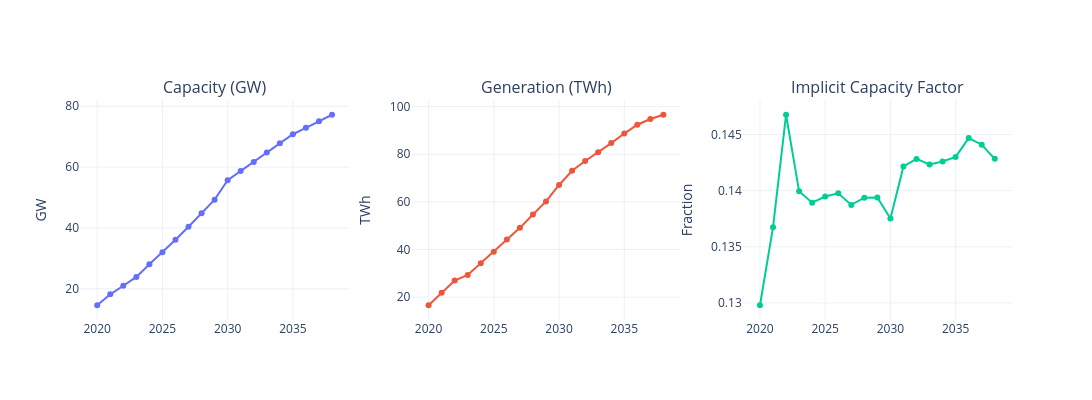

The notebook cell this image was saved under:
### Code cell
# Align years in case the dictionaries diverge later
years = sorted(set(dictFloorGw) & set(dictFloorTWh))
cap_gw = [dictFloorGw[y] for y in years]
gen_twh = [dictFloorTWh[y] for y in years]
cap_factor = [gen / (cap * 8.760) for cap, gen in zip(cap_gw, gen_twh)]

fig = make_subplots(
    rows=1, cols=3,
    subplot_titles=("Capacity (GW)", "Generation (TWh)", "Implicit Capacity Factor")
)

fig.add_trace(go.Scatter(x=years, y=cap_gw, mode='lines+markers', name='Capacity'), row=1, col=1)
fig.add_trace(go.Scatter(x=years, y=gen_twh, mode='lines+markers', name='Generation'), row=1, col=2)
fig.add_trace(go.Scatter(x=years, y=cap_factor, mode='lines+markers', name='Capacity Factor'), row=1, col=3)

fig.update_yaxes(title_text='GW', row=1, col=1)
fig.update_yaxes(title_text='TWh', row=1, col=2)
fig.update_yaxes(title_text='Fraction', row=1, col=3)

fig.update_layout(
    template='plotly_white',
    width=1200, height=400,
    showlegend=False,
)

fig.show()

### Figure 1 — Plotly figure (JSON) as saved in the notebook; plotly's stock layout.template omitted (floating-point values rounded to 4 significant figures)
{"data": [{"mode": "lines+markers", "name": "Capacity", "type": "scatter", "x": [2020, 2021, 2022, 2023, 2024, 2025, 2026, 2027, 2028, 2029, 2030, 2031, 2032, 2033, 2034, 2035, 2036, 2037, 2038], "xaxis": "x", "y": [14.6, 18.2, 21, 23.9, 28.1, 32, 36.1, 40.4, 44.8, 49.3, 55.7, 58.7, 61.7, 64.8, 67.8, 70.8, 72.9, 75.1, 77.2], "yaxis": "y"}, {"mode": "lines+markers", "name": "Generation", "type": "scatter", "x": [2020, 2021, 2022, 2023, 2024, 2025, 2026, 2027, 2028, 2029, 2030, 2031, 2032, 2033, 2034, 2035, 2036, 2037, 2038], "xaxis": "x2", "y": [16.6, 21.8, 27, 29.3, 34.2, 39.1, 44.2, 49.1, 54.7, 60.2, 67.1, 73.1, 77.2, 80.8, 84.7, 88.7, 92.4, 94.8, 96.6], "yaxis": "y2"}, {"mode": "lines+markers", "name": "Capacity Factor", "type": "scatter", "x": [2020, 2021, 2022, 2023, 2024, 2025, 2026, 2027, 2028, 2029, 2030, 2031, 2032, 2033, 2034, 2035, 2036, 2037, 2038], "xaxis": "x3", "y": [0.1298, 0.1367, 0.1468, 0.1399, 0.1389, 0.1395, 0.1398, 0.1387, 0.1394, 0.1394, 0.1375, 0.1422, 0.1428, 0.1423, 0.1426, 0.143, 0.1447, 0.1441, 0.1428], "yaxis": "y3"}], "layout": {"annotations": [{"font": {"size": 16}, "showarrow": false, "text": "Capacity (GW)", "x": 0.1444, "xanchor": "center", "xref": "paper", "y": 1, "yanchor": "bottom", "yref": "paper"}, {"font": {"size": 16}, "showarrow": false, "text": "Generation (TWh)", "x": 0.5, "xanchor": "center", "xref": "paper", "y": 1, "yanchor": "bottom", "yref": "paper"}, {"font": {"size": 16}, "showarrow": false, "text": "Implicit Capacity Factor", "x": 0.8556, "xanchor": "center", "xref": "paper", "y": 1, "yanchor": "bottom", "yref": "paper"}], "height": 400, "showlegend": false, "width": 1200, "xaxis": {"anchor": "y", "domain": [0, 0.2889]}, "xaxis2": {"anchor": "y2", "domain": [0.3556, 0.6444]}, "xaxis3": {"anchor": "y3", "domain": [0.7111, 1]}, "yaxis": {"anchor": "x", "domain": [0, 1], "title": {"text": "GW"}}, "yaxis2": {"anchor": "x2", "domain": [0, 1], "title": {"text": "TWh"}}, "yaxis3": {"anchor": "x3", "domain": [0, 1], "title": {"text": "Fraction"}}}}
